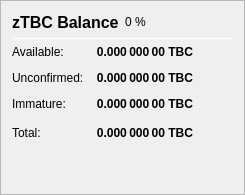
                   <widget class="QFrame" name="frame_ZerocoinBalances">
                    <property name="frameShape">
                     <enum>QFrame::StyledPanel</enum>
                    </property>
                    <property name="frameShadow">
                     <enum>QFrame::Raised</enum>
                    </property>
                    <layout class="QVBoxLayout" name="verticalLayout_7">
                     <item>
                      <layout class="QHBoxLayout" name="horizontalLayout_8" stretch="0">
                       <item>
                        <widget class="QLabel" name="label_5z_3">
                         <property name="minimumSize">
                          <size>
                           <width>0</width>
                           <height>20</height>
                          </size>
                         </property>
                         <property name="font">
                          <font>
                           <pointsize>12</pointsize>
                           <weight>75</weight>
                           <bold>true</bold>
                          </font>
                         </property>
                         <property name="text">
                          <string>zTBC Balance</string>
                         </property>
                        </widget>
                       </item>
                       <item>
                        <widget class="QLabel" name="labelzTBCPercent">
                         <property name="text">
                          <string notr="true">0 %</string>
                         </property>
                        </widget>
                       </item>
                       <item>
                        <spacer name="horizontalSpacer_11">
                         <property name="orientation">
                          <enum>Qt::Horizontal</enum>
                         </property>
                         <property name="sizeHint" stdset="0">
                          <size>
                           <width>40</width>
                           <height>20</height>
                          </size>
                         </property>
                        </spacer>
                       </item>
                      </layout>
                     </item>
                     <item>
                      <widget class="Line" name="line_ZerocoinBalance">
                       <property name="minimumSize">
                        <size>
                         <width>0</width>
                         <height>1</height>
                        </size>
                       </property>
                       <property name="maximumSize">
                        <size>
                         <width>16777215</width>
                         <height>1</height>
                        </size>
                       </property>
                       <property name="orientation">
                        <enum>Qt::Horizontal</enum>
                       </property>
                      </widget>
                     </item>
                     <item>
                      <layout class="QGridLayout" name="gridLayout_5">
                       <property name="spacing">
                        <number>12</number>
                       </property>
                       <item row="1" column="0">
                        <widget class="QLabel" name="labelzBalanceMatureText">
                         <property name="toolTip">
                          <string>Mature: more than 20 confirmation and more than 3 mints of the same denomination after it was minted.
These zTBC are spendable.</string>
                         </property>
                         <property name="text">
                          <string>Available:</string>
                         </property>
                        </widget>
                       </item>
                       <item row="1" column="1">
                        <widget class="QLabel" name="labelzBalanceMature">
                         <property name="font">
                          <font>
                           <weight>75</weight>
                           <bold>true</bold>
                          </font>
                         </property>
                         <property name="toolTip">
                          <string>Mature: more than 20 confirmation and more than 3 mints of the same denomination after it was minted.
These zTBC are spendable.</string>
                         </property>
                         <property name="text">
                          <string notr="true">0.000 000 00 TBC</string>
                         </property>
                         <property name="alignment">
                          <set>Qt::AlignRight|Qt::AlignTrailing|Qt::AlignVCenter</set>
                         </property>
                        </widget>
                       </item>
                       <item row="2" column="0">
                        <widget class="QLabel" name="labelzBalanceUnconfirmedText">
                         <property name="toolTip">
                          <string>Unconfirmed: less than 20 confirmations
Immature: confirmed, but less than 3 mints of the same denomination after it was minted</string>
                         </property>
                         <property name="text">
                          <string>Unconfirmed:</string>
                         </property>
                        </widget>
                       </item>
                       <item row="2" column="1">
                        <widget class="QLabel" name="labelzBalanceUnconfirmed">
                         <property name="font">
                          <font>
                           <weight>75</weight>
                           <bold>true</bold>
                          </font>
                         </property>
                         <property name="toolTip">
                          <string>Unconfirmed: less than 20 confirmations
Immature: confirmed, but less than 3 mints of the same denomination after it was minted</string>
                         </property>
                         <property name="text">
                          <string notr="true">0.000 000 00 TBC</string>
                         </property>
                         <property name="alignment">
                          <set>Qt::AlignRight|Qt::AlignTrailing|Qt::AlignVCenter</set>
                         </property>
                        </widget>
                       </item>
                       <item row="3" column="0">
                        <widget class="QLabel" name="labelzBalanceImmatureText">
                         <property name="toolTip">
                          <string>Unconfirmed: less than 20 confirmations
Immature: confirmed, but less than 3 mints of the same denomination after it was minted</string>
                         </property>
                         <property name="text">
                          <string>Immature:</string>
                         </property>
                        </widget>
                       </item>
                       <item row="3" column="1">
                        <widget class="QLabel" name="labelzBalanceImmature">
                         <property name="font">
                          <font>
                           <weight>75</weight>
                           <bold>true</bold>
                          </font>
                         </property>
                         <property name="toolTip">
                          <string>Unconfirmed: less than 20 confirmations
Immature: confirmed, but less than 3 mints of the same denomination after it was minted</string>
                         </property>
                         <property name="text">
                          <string notr="true">0.000 000 00 TBC</string>
                         </property>
                         <property name="alignment">
                          <set>Qt::AlignRight|Qt::AlignTrailing|Qt::AlignVCenter</set>
                         </property>
                        </widget>
                       </item>
                       <item row="4" column="0">
                        <widget class="QLabel" name="labelzBalanceText">
                         <property name="toolTip">
                          <string>Your current zTBC balance, unconfirmed and immature zTBC included.</string>
                         </property>
                         <property name="text">
                          <string>Total:</string>
                         </property>
                        </widget>
                       </item>
                       <item row="4" column="1">
                        <widget class="QLabel" name="labelzBalance">
                         <property name="font">
                          <font>
                           <weight>75</weight>
                           <bold>true</bold>
                          </font>
                         </property>
                         <property name="cursor">
                          <cursorShape>IBeamCursor</cursorShape>
                         </property>
                         <property name="toolTip">
                          <string>Your current zTBC balance, unconfirmed and immature zTBC included.</string>
                         </property>
                         <property name="text">
                          <string notr="true">0.000 000 00 TBC</string>
                         </property>
                         <property name="alignment">
                          <set>Qt::AlignRight|Qt::AlignTrailing|Qt::AlignVCenter</set>
                         </property>
                         <property name="textInteractionFlags">
                          <set>Qt::LinksAccessibleByMouse|Qt::TextSelectableByKeyboard|Qt::TextSelectableByMouse</set>
                         </property>
                        </widget>
                       </item>
                       <item row="4" column="2">
                        <spacer name="horizontalSpacer_4">
                         <property name="orientation">
                          <enum>Qt::Horizontal</enum>
                         </property>
                         <property name="sizeHint" stdset="0">
                          <size>
                           <width>40</width>
                           <height>20</height>
                          </size>
                         </property>
                        </spacer>
                       </item>
                      </layout>
                     </item>
                     <item>
                      <spacer name="verticalSpacer_4">
                       <property name="orientation">
                        <enum>Qt::Vertical</enum>
                       </property>
                       <property name="sizeHint" stdset="0">
                        <size>
                         <width>20</width>
                         <height>40</height>
                        </size>
                       </property>
                      </spacer>
                     </item>
                    </layout>
                   </widget>
